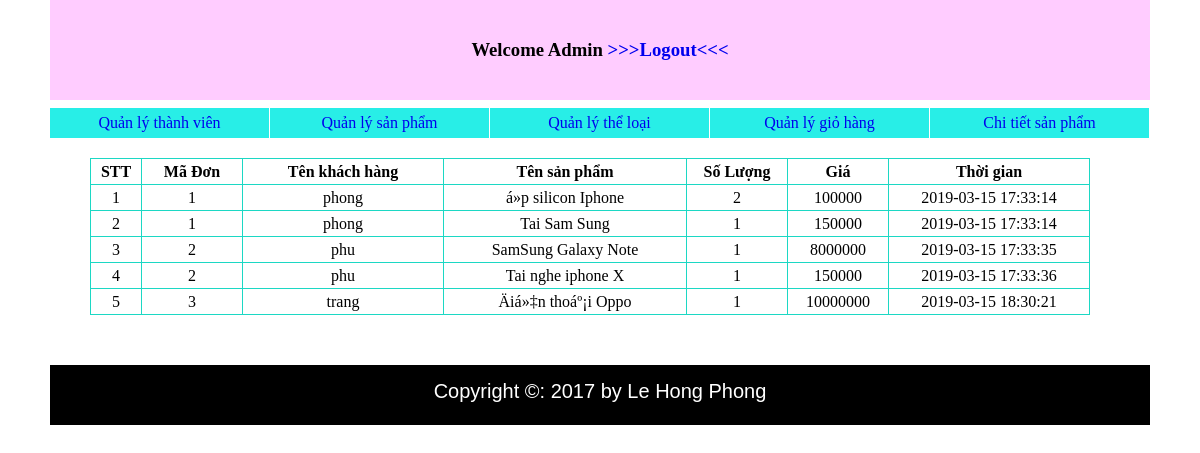
Screenshot of /Demo/admin/list_detail.php with the database file from the repository.
### tables this page shows
CREATE TABLE `order_items` (
  `order_id` int(10) NOT NULL,
  `item_id` int(10) NOT NULL,
  `item_name` varchar(20) NOT NULL,
  `quantity` int(10) NOT NULL,
  `price` int(20) NOT NULL,
  `time` timestamp NOT NULL DEFAULT CURRENT_TIMESTAMP ON UPDATE CURRENT_TIMESTAMP
);

CREATE TABLE `orders` (
  `order_id` int(10) UNSIGNED NOT NULL,
  `username` varchar(25) NOT NULL,
  `quantity_item` int(10) NOT NULL,
  `total` int(25) NOT NULL,
  `branch` varchar(10) NOT NULL,
  `time` timestamp NOT NULL DEFAULT CURRENT_TIMESTAMP ON UPDATE CURRENT_TIMESTAMP
);

### Demo/admin/list_detail.php (the view, shortened to what this page needs)
<?php
    require("templates/header.php");
 ?>
	<div id="wrapper">
		<table>
			<tr>
				<td style="width: 50px"><b>STT</b></td>
				<td style="width: 100px"><b>Mã Đơn</b></td>
				<td style="width: 200px;"><b>Tên khách hàng</b></td>
				<td><b>Tên sản phẩm</b></td>
				<td style="width: 100px;"><b>Số Lượng</b></td>
				<td style="width: 100px;"><b>Giá</b></td>
				<td style="width: 200px;"><b>Thời gian</b></td>
			</tr>
			<?php
			if(isset($_GET["id"])){
			$id = $_GET["id"];
			$dem=1;
			require("../library/config.php");
			$result= mysqli_query($conn," SELECT a.username, b.* from orders as a, order_items as b WHERE b.order_id = $id and a.order_id = $id  ");
			while( $data = mysqli_fetch_assoc($result)){
			echo "<tr>";
			echo "<td> $dem </td>";
			echo "<td>$data[order_id]</td>";
			echo "<td>$data[username]</td>";
			echo "<td>$data[item_name]</td>";
			echo "<td>$data[quantity]</td>";
			echo "<td>$data[price]</td>";
			echo "<td>$data[time]</td>";
			echo "<tr>";
			$dem++;
			}
			mysqli_close($conn);
		}
		else{
			$dem=1;
			require("../library/config.php");
			$result= mysqli_query($conn," SELECT a.username, b.* from orders as a, order_items as b WHERE b.order_id = a.order_id  ");
			while( $data = mysqli_fetch_assoc($result)){
			echo "<tr>";
			echo "<td> $dem </td>";
			echo "<td>$data[order_id]</td>";
			echo "<td>$data[username]</td>";
			echo "<td>$data[item_name]</td>";
			echo "<td>$data[quantity]</td>";
			echo "<td>$data[price]</td>";
			echo "<td>$data[time]</td>";
			echo "<tr>";
			$dem++;
			}
		}
			 ?>
		</table>
	</div>
	<?php
    require("templates/footer.php");
 ?>

### Demo/admin/templates/header.php (shortened to what this page needs)
<!DOCTYPE html>
<html>
<head>
	<link rel="stylesheet" type="text/css" href="style.css">
</head>
<body>
	<div id="top">
		<h3> Welcome Admin <a href="../logout.php"> >>>Logout<<< </a>
		</h3>
	</div>
	<div>
		<ul id="menu">
		    <li> <a href="list_user.php">Quản lý thành viên</a></li>
			<li> <a href="list_mathang.php">Quản lý sản phẩm</a></li>
			<li> <a href="list_theloai.php">Quản lý thể loại</a></li>
			<li> <a href="list_giohang.php">Quản lý giỏ hàng</a></li>
			<li> <a href="list_detail.php">Chi tiết sản phẩm</a></li>
		</ul>
	</div>

### Demo/admin/templates/footer.php (shortened to what this page needs)
<section>
		<div class="footer">
			<p>Copyright ©: 2017 by Le Hong Phong</p>
		</div>
	</section>
</body>
</html>

### Demo/admin/style.css (style rules this page uses)
* { padding: 0px; margin: 0px; }
body { width: 1100px; margin: auto; }
a { text-decoration: none; }
ul { list-style-type: none; }
#top { height: 100px; text-align: center; line-height: 100px; background: #FFCCFF; }
#menu { padding-top: 8px; }
#menu li { width: 219px; float: left; border-right: 1px solid #FFF; text-align: center; line-height: 30px; background: #28EEE7; }
#wrapper table { margin-left: 40px; border-collapse: collapse; margin-top:50px; width:1000px; text-align: center; }
#wrapper table tr { border: 1px solid #1CD8C4; line-height: 25px; }
#wrapper table td { border: 1px solid #1CD8C4; }
.footer { background-color: black; width: auto; height: 60px; margin-top: 50px; }
.footer p { text-align: center; font-family: arial; font-size: 20px; color: white; padding-top: 15px; }

### rows the page displays
order_items: order "1", order.username "phong", item_name "á»p silicon Iphone", quantity "2", price "100000", time "2019-03-15 17:33:14"
order_items: order "1", order.username "phong", item_name "Tai Sam Sung", quantity "1", price "150000", time "2019-03-15 17:33:14"
order_items: order "2", order.username "phu", item_name "SamSung Galaxy Note", quantity "1", price "8000000", time "2019-03-15 17:33:35"
order_items: order "2", order.username "phu", item_name "Tai nghe iphone X", quantity "1", price "150000", time "2019-03-15 17:33:36"
order_items: order "3", order.username "trang", item_name "Äiá»‡n thoáº¡i Oppo", quantity "1", price "10000000", time "2019-03-15 18:30:21"
